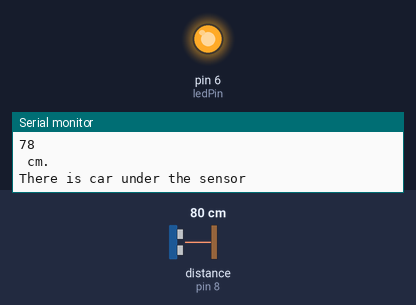
Bench run of a sketch on a simulated Arduino Uno, built with avr-gcc and run on an emulated ATmega328P. On the bench: output pins drawn as LEDs (lit = HIGH), the last lines printed to the serial monitor. Wiring (inferred from the names in the program): ultrasonic range finder: trigger pin 9; echo pin 8. Inputs (shaded band) come from the test bench; at power-on: distance to the obstacle (sensor on pin 8) 80 cm. The echo pulse lasts 58.3 µs per cm; pins used as bus, display or sensor lines are not drawn.

Above: at 2.7 s.
2.8 s: distance to the obstacle (sensor on pin 8) set to 98 cm
5.8 s: distance to the obstacle (sensor on pin 8) set to 105 cm
At 8.3 s:
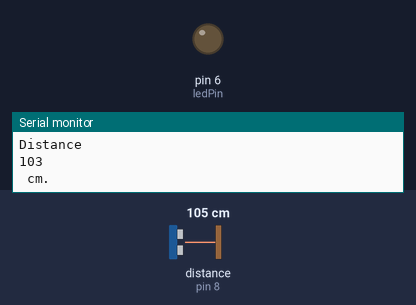
8.8 s: distance to the obstacle (sensor on pin 8) set to 2 cm
At 11.2 s:
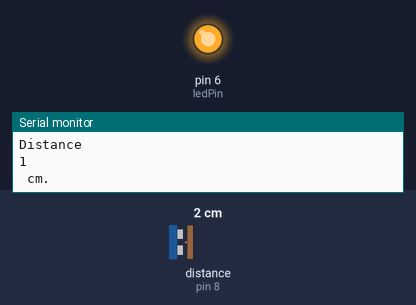
Timing chart, 0 to 12.7 s (numbered marks = the images above; inputs shaded):
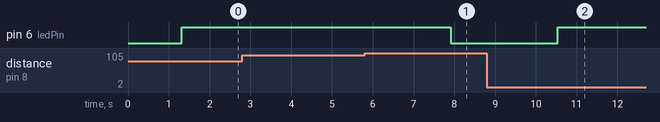

Measured:
- the behaviour switches between 101 and 102 cm on distance to the obstacle (sensor on pin 8) (found by bisection; images 0 and 1)
- after the input at 5.8 s, pin 6 (ledPin): HIGH → LOW after 2.1 s
- after the input at 8.8 s, pin 6 (ledPin): LOW → HIGH after 1.7 s

The sketch:

usoundSensor.ino
```cpp
long distance;
long time;
const int ledPin = 6 ;
const int usonicSensorPinOut = 9; // Pin to trigger the usound pulse
const int usonicSensorPinIn = 8; // Pin to read the usound rebound time
const int usonicSensorDelay = 5; // Delay to let the sensor stabilize
const int usonicSensorReadDelay = 10; // Delay to allow the sent pulse to complete
const float formula = 0.017; // Multiplier to pass sensor reading to cm
/* Sound speed in cm/microsecond divide by two as the time it took the bounce
is double the time to travel the distance*/
const long carParkedThreshold = 100; //If we read less than this cm we assume there is a car parked under.
const int timesToRead = 3; // Times to read the distance to determine it.


void uSoundSensorSetup(){
  Serial.begin(9600);
  pinMode(usonicSensorPinOut, OUTPUT);
  pinMode(usonicSensorPinIn, INPUT);
  pinMode( ledPin , OUTPUT) ;
}

long readDistance (int times){
  long distance[3];
  for (int i = 0; i<times; i++){
    digitalWrite(usonicSensorPinOut,LOW); //We first stabilize the sensor
    delayMicroseconds(5);
    digitalWrite(usonicSensorPinOut, HIGH); // We send the usonic pulse
    delayMicroseconds(10);
    digitalWrite(usonicSensorPinOut, LOW);

    /*Function to read the time that has passed since we sent the pulse until we receive the echo*/
    time=pulseIn(usonicSensorPinIn, HIGH);

    distance[i]= int(0.017*time);
    delay(100);
  }

  long total = 0;
  for (int i = 0; i<times; i++){
    total = total + distance[i];
  }
  total = total / times;

  /*Monitorización en centímetros por el monitor serial*/
  Serial.println("Distance ");
  Serial.println(total);
  Serial.println(" cm.");
  delay(1000);
  return total;
}

boolean isCarParked(){
  if (readDistance(timesToRead) < carParkedThreshold) return true; else return false;
}

int announceCarParked(){
  Serial.println("There is car under the sensor");
}

int checkCarParked(){
  boolean carParked = isCarParked();
  if (carParked){
    announceCarParked();
    digitalWrite( ledPin , HIGH);
  }else{
    digitalWrite( ledPin , LOW);
  }
}

void setup(){
  uSoundSensorSetup();
}

void loop(){
  checkCarParked();
  }
```
